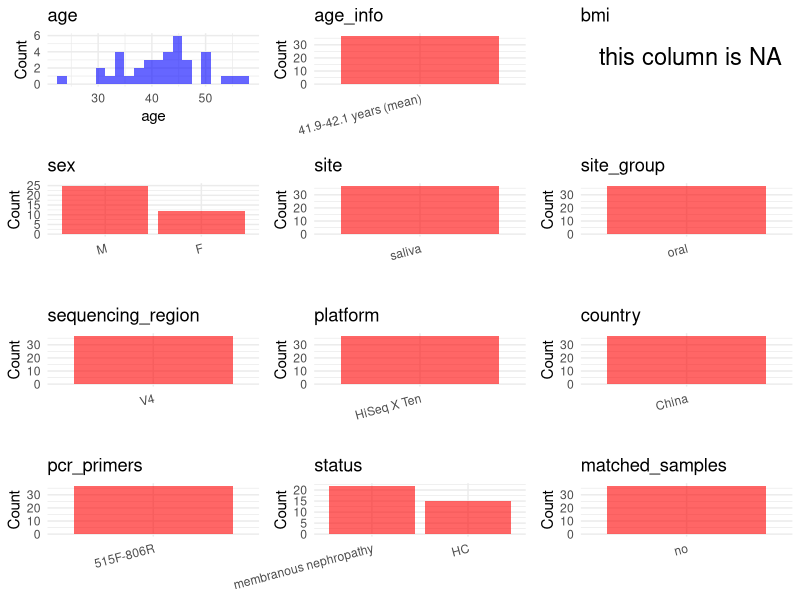

R code for this plot: (Note: this script raises an error after producing the figure.)
## ---- chunk 1
# Load libraries
library(dplyr)
library(ggplot2)
library(cowplot)

# (1) Setting working directory
# EDIT HERE: change project_id for each study
project_id <- "PRJNA698736"

base_dir <- "/beegfs/huangxiaochang/global_oral/global-oral-microbiome/data/projects/"
setwd(file.path(base_dir, project_id))

# (2) Loading raw SRA metadata file
sra_file <- "SraRunTable.csv"
initial_meta <- read.csv("SraRunTable.csv", header = TRUE)

# (3) OPTIONAL: If extra metadata (e.g., Table.x or supplemental materials) are available from the article, you may need to merge the file with initial_meta manually. Below is example code for merging. Depending on the specific case of each study, you can customize the code as needed.
# supp_table <- read.csv("supplemental_table.csv", header = TRUE)
# initial_meta <- left_join(initial_meta, supp_table, by = merge_col_name)
## ---- chunk 2
# (1) Read the article in the following order: abstract, the beginning of the results section, and the methods. Understand the sample size, experimental design, and disease group overview. Clarify the sampling sites; for oral and gut samples, specify the exact sites like supragingival plaque, tongue, etc.

# (2) IMPORTANT: MUST go through each column of initial_meta
# head(initial_meta, 10)

# IMPORTANT: Check the unique values in the column of interest or query column.
# lapply(initial_meta[c('body_habitat', 'body_product', 'body_site')], table) # site
# table(initial_meta$host_subject_id) # subject id
# table(initial_meta$platform..exp.) # output is Illumina
# table(initial_meta$target_subfragment..exp.)
## ---- chunk 3
# (1) EDIT HERE: Parameter setup
# NOTE: This project has no lab control samples (blanks/positives) or non-human samples. Leave keywords empty to skip filtering.
control_column <- NA   # column name in initial_meta
# unique(initial_meta[[control_column]])  # uncomment to explore
control_keywords <- c()     # Enter exact keywords

species_column <- NA          # column name in initial_meta
# unique(initial_meta[[species_column]])  # uncomment to explore
non_human_keywords <- c()            # Enter exact keywords


# (2) Remove controls and non-human samples. DO NOT need to modify code in this part, just run it.
n_samples <- nrow(initial_meta)
# Control evaluation
if (length(control_keywords) > 0) {
  if (is.null(control_column) || control_column == "") {
    stop("Error: control_keywords provided but control_column is missing.")
  }

  if (!(control_column %in% colnames(initial_meta))) {
    stop(sprintf("Error: Column '%s' not found in initial_meta.", control_column))
  }

  control_pattern <- paste(control_keywords, collapse = "|")
  control_text <- initial_meta[[control_column]]
  is_control <- grepl(control_pattern, control_text)

} else {
  is_control <- rep(FALSE, n_samples)
}

# Non-human evaluation
if (length(non_human_keywords) > 0) {
  if (is.null(species_column) || species_column == "") {
    stop("Error: non_human_keywords provided but species_column is missing.")
  }

  if (!(species_column %in% colnames(initial_meta))) {
    stop(sprintf("Error: Column '%s' not found in initial_meta.", control_column))
  }

  non_human_pattern <- paste(non_human_keywords, collapse = "|")
  species_text <- initial_meta[[species_column]]
  is_non_human <- grepl(non_human_pattern, species_text)
} else {
  is_non_human <- rep(FALSE, n_samples)
}

# Execute removal
samples_to_remove <- is_control | is_non_human
initial_meta <- initial_meta[!samples_to_remove, ]

cat("Initial samples counts:",n_samples,"\n")
cat("Removed control samples:", sum(is_control), "\n")
cat("Removed non-human samples:", sum(is_non_human), "\n")
cat("Total samples removed ", sum(samples_to_remove), "\n")
cat("Remaining samples after Step 2:", nrow(initial_meta), "\n")
## ---- chunk 4
# Extract columns from initial_meta as follows:
# (1) No modification needed → extract directly.
# (2) Modification needed → create a column start with 'raw_' and mark the target column as "pending".
# (3) Need to find or determine based on the article.

metadata <- data.frame(
  bioproject = initial_meta$BioProject,
  sample_id = initial_meta$Run,
  subject_id = initial_meta$Sample.Name,
  age = initial_meta$Age,
  age_info = "41.9-42.1 years (mean)",
  bmi = NA,
  raw_sex = initial_meta$Sex,
  sex = "pending",
  sequencing_region = "V4",
  platform = initial_meta$Instrument,
  country = initial_meta$geo_loc_name_country,
  raw_site = NA,
  site = "saliva",
  site_group = "pending",
  public_time = initial_meta$ReleaseDate,
  raw_status = initial_meta$Status,
  pcr_primers = NA,
  title = NA,
  disease_study = NA,
  status = "pending",
  matched_samples = "pending",
  is_time_series = "no",
  stringsAsFactors = FALSE
)

metadata$public_time <- as.Date(metadata$public_time)
## ---- chunk 5
# (1) Handle the columns with the `raw_` prefix.
# IMPORTANT: Add comments if the modification is not straightforward!!

# Remap status from SRA Status column
metadata$status <- case_when(
  grepl("Membranous", metadata$raw_status) ~ "membranous nephropathy",
  grepl("Healthy", metadata$raw_status) ~ "HC",
  TRUE ~ NA_character_
)

# Convert sex to standard F/M encoding
metadata$sex <- metadata$raw_sex

metadata$pcr_primers <- "515F-806R"
metadata$title <- "Salivary microbiota analysis of patients with membranous nephropathy"
metadata$disease_study <- "yes"

## ---- chunk 6
# (2) Filling the 'site_group' and 'matched_samples' columns
# editing site_group
unique(metadata$site)
# EDIT HERE: add oral sites
Oral_site = c("saliva", "mouth", "tongue coating", "supragingival plaque", "subgingival plaque", "oral swab", "denture", "tooth", "abscess pus", "adjacent periodontal pocket", "patient healthy crevice", "healthy control crevice", "gingival crevicular fluid", "subgingival plaque")
# EDIT HERE: add gut sites
Gut_site = c("feces", "stool")
# just run
metadata <- metadata %>%
  mutate(site_group = case_when(
    site %in% Oral_site ~ "oral",
    site %in% Gut_site ~ "gut",
    TRUE ~ "other"
  ))

# editing matched_samples, just run.
metadata$matched_samples <- ifelse(
  ave(metadata$subject_id, metadata$subject_id, FUN = length) > 1,
  "yes",
  "no"
)
## ---- chunk 7
# (3) check if there is pending value in metadata. If there is pending value, go on modify the metadata.
# Function to check if a column contains "pending"
has_pending <- function(col) {
  if (is.character(col) || is.factor(col)) {
    any(col == "pending", na.rm = TRUE)
  } else {
    FALSE
  }
}

# Check for any pending value
any_pending_value <- any(sapply(metadata, has_pending))

if (!any_pending_value) {
  message("Good! No cell contains the value 'pending'.")
} else {
  pending_cols <- names(metadata)[sapply(metadata, has_pending)]
  message("Columns containing 'pending': ", paste(pending_cols, collapse = ", "))
  message("Please continue to resolve these pending columns!")
}
## ---- chunk 8
# Select columns for visualization, just run
plot_data <- metadata %>%
  select(-bioproject, -sample_id, -subject_id, -title)

create_simple_plots <- function(data) {
  plots <- list()
  continuous_vars <- c("age", "bmi")

  for (col in colnames(data)) {
    if (all(is.na(data[[col]]))) {
      p <- ggplot() +
        annotate("text", x = 0.5, y = 0.5, label = "this column is NA", size = 6) +
        labs(title = col) +
        theme_void()
    } else if (col %in% continuous_vars && is.numeric(data[[col]])) {
      p <- ggplot(data, aes(x = .data[[col]])) +
        geom_histogram(fill = "blue", alpha = 0.6, bins = 20, na.rm = TRUE) +
        labs(title = col, x = col, y = "Count") +
        theme_minimal()
    } else {
      count_data <- as.data.frame(table(data[[col]], useNA = "ifany"))
      p <- ggplot(count_data, aes(x = reorder(Var1, -Freq), y = Freq)) +
        geom_col(fill = "red", alpha = 0.6) +
        labs(title = col, x = NULL, y = "Count") +
        theme_minimal() +
        theme(axis.text.x = element_text(angle = 15, hjust = 1))
    }
    plots[[col]] <- p
  }

  return(plots)
}

# Generate and arrange plots
plots <- create_simple_plots(plot_data)
p <- plot_grid(plots$age,
               plots$age_info,
               plots$bmi,
               plots$sex,
               plots$site,
               plots$site_group,
               plots$sequencing_region,
               plots$platform,
               plots$country,
               plots$pcr_primers,
               plots$status,
               plots$matched_samples,
               ncol = 3, align = "hv", axis = "lb")
ggsave("Metadata_Summary.png", plot = p, width = 8, height = 6, dpi = 150)
## ---- chunk 9
# Insert Metadata_Summary.png into the current Rmd output
knitr::include_graphics("Metadata_Summary.png")
## ---- chunk 10
# Reorder the data frame
fixed_cols <- c("bioproject", "sample_id", "subject_id", "age", "age_info",
                "bmi", "sex", "platform", "sequencing_region", "pcr_primers",
                "country", "site", "site_group", "disease_study", "status",
                "title", "public_time", "matched_samples", "is_time_series")
metadata <- metadata %>%
  select(all_of(fixed_cols), everything())

# save metadata
# head(metadata)
write.csv(metadata, file = "metadata_v2.csv", quote = TRUE, row.names = FALSE)
